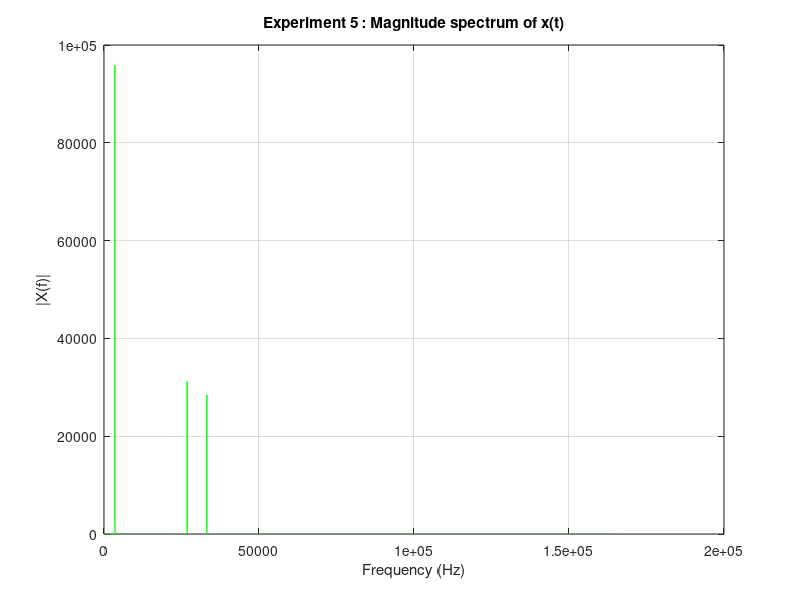

Write the MATLAB code that produced this figure.
%% Experiment 5 : Magnitude spectrum of x(t)
% x(t) = cos(2*pi + 20000*t) * sin(2*pi*30000*t) + 2*cos(22000*t)
% Time interval: [0, 0.4 s]

clc;
clear;
close all;

%% 1) Define continuous-time parameters (for information)
% Angular frequencies (rad/s)
w1 = 20000;              % from cos(2*pi + 20000*t) -> cos(20000*t)
w2 = 2*pi*30000;         % from sin(2*pi*30000*t)
w3 = 22000;              % from cos(22000*t)

% Corresponding frequencies (Hz)
f1 = w1/(2*pi) + 30000;  % highest frequency component
f2 = 30000 - w1/(2*pi);  % lower side frequency
f3 = w3/(2*pi);          % from cos(22000*t)

f_max = f1;              % maximum frequency in the signal

%% 2) Choose sampling frequency Fs and period Ts
Fs = 5 * 2 * f_max;      % Fs chosen well above 2*f_max (safety factor 5)
Ts = 1 / Fs;             % Sampling period (s)

%% 3) Build time vector on [0, 0.4 s]
T_end = 0.4;             
t = 0 : Ts : T_end;      % Time vector
N = length(t);           % Number of samples

%% 4) Generate sampled signal x[n] = x(t)
x = cos(2*pi + 20000*t) .* sin(2*pi*30000*t) + 2*cos(22000*t);

%% 5) Compute FFT and magnitude spectrum (single-sided)

X = fft(x);                      % N-point FFT of x
magX = abs(X);                   % Magnitude spectrum
halfN = floor(N/2) + 1;          % First half (real signal -> symmetric) 
magX_half = magX(1:halfN);

% Frequency axis in Hz
f = (0:halfN-1) * (Fs/N);        % f_k = k * Fs / N 

%% 6) Plot magnitude spectrum

figure;
plot(f, magX_half, 'g');         % Green magnitude spectrum
xlabel('Frequency (Hz)');
ylabel('|X(f)|');
title('Experiment 5 : Magnitude spectrum of x(t)');
grid on;
